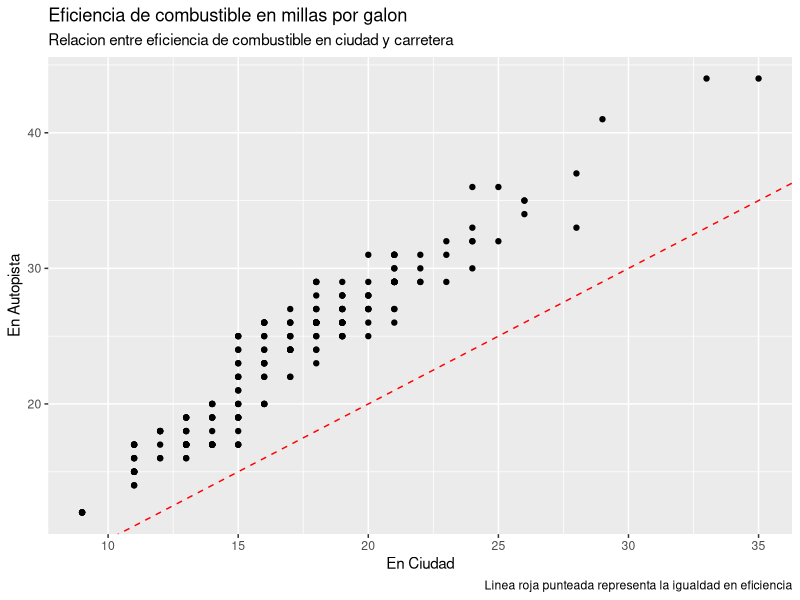

This chart was generated by the following R code:
## ---- chunk 1
knitr::opts_chunk$set(echo = TRUE)
## ---- chunk 2
library(ggplot2)
data(mpg)

ggplot(data=mpg, aes(x=cty, y=hwy)) + 
  geom_point() +
  labs(x="En Ciudad",
       y="En Autopista",
       title="Eficiencia de combustible en millas por galon",
       subtitle="Relacion entre eficiencia de combustible en ciudad y carretera",
       caption="Linea roja punteada representa la igualdad en eficiencia") + 
  geom_abline(slope = 1, intercept = 0, linetype = "dashed", color = "red") 

## ---- chunk 3
library(xtable)

mpg_xt <- xtable(mpg[1:5, 1:5])

mpg_xt


